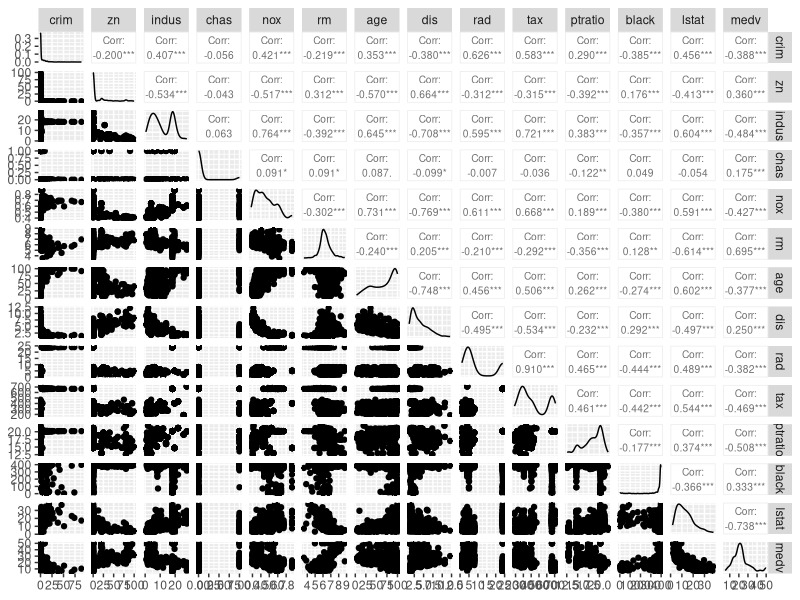
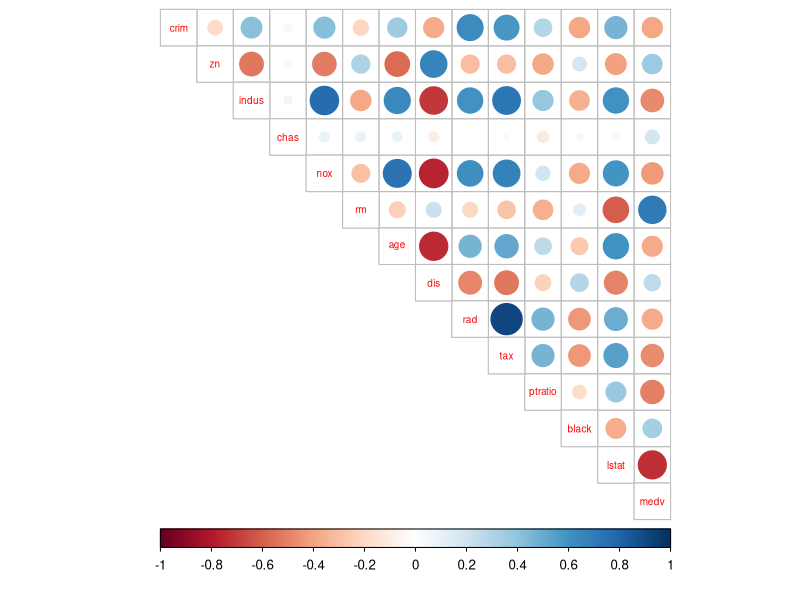
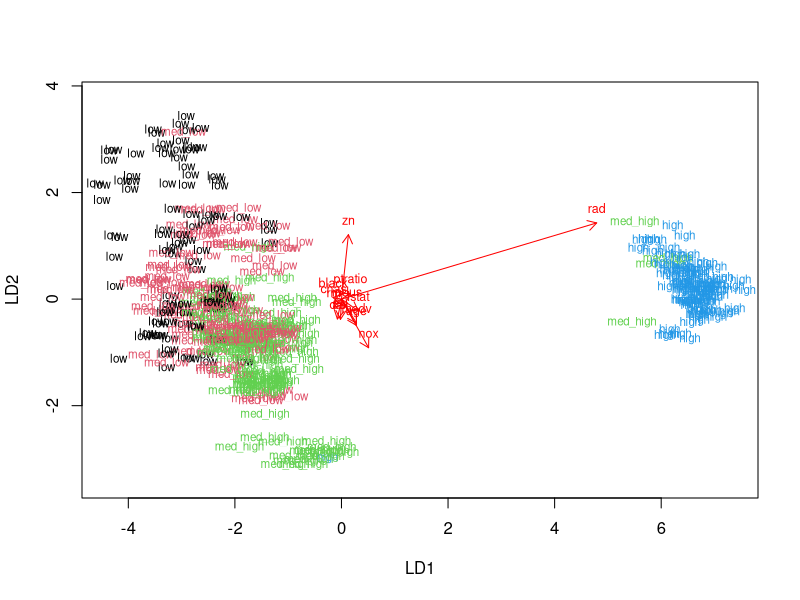
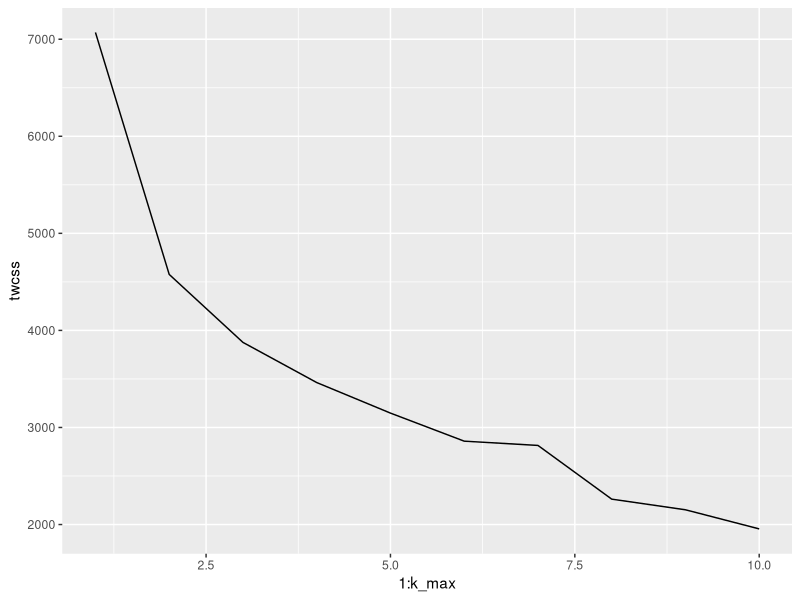
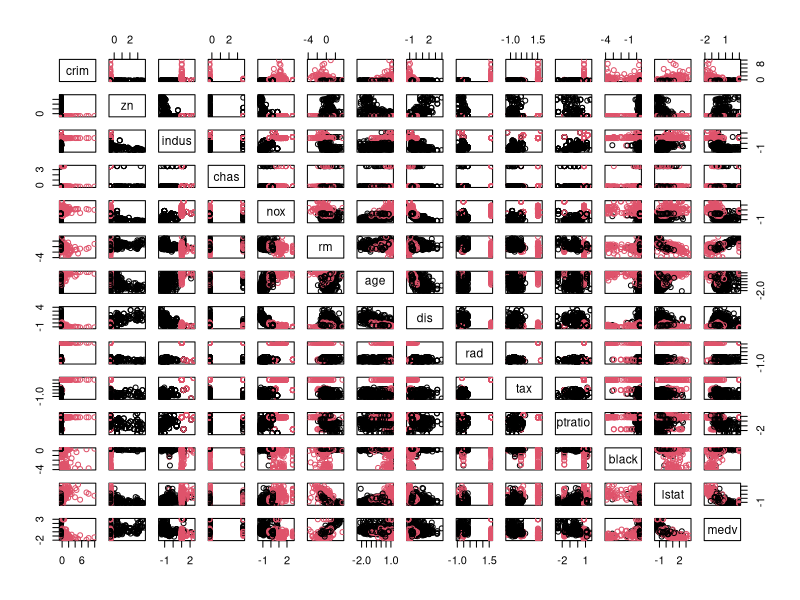
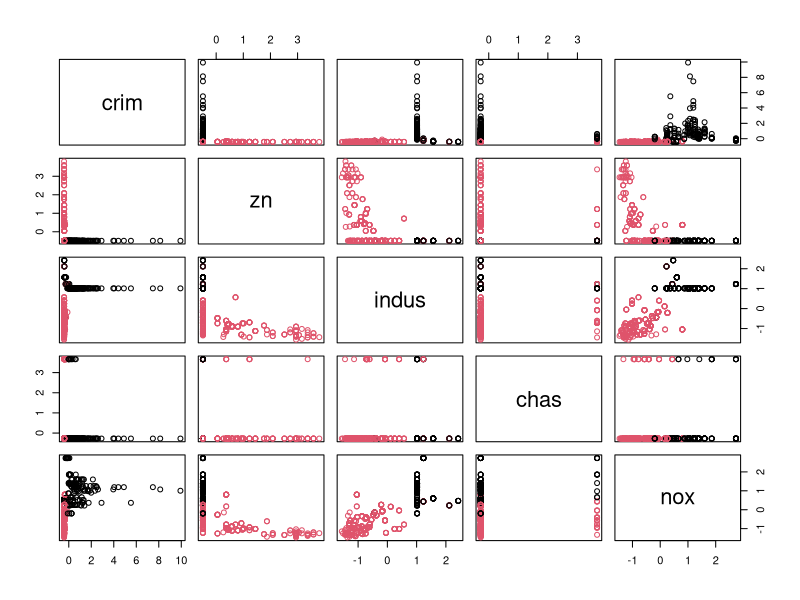
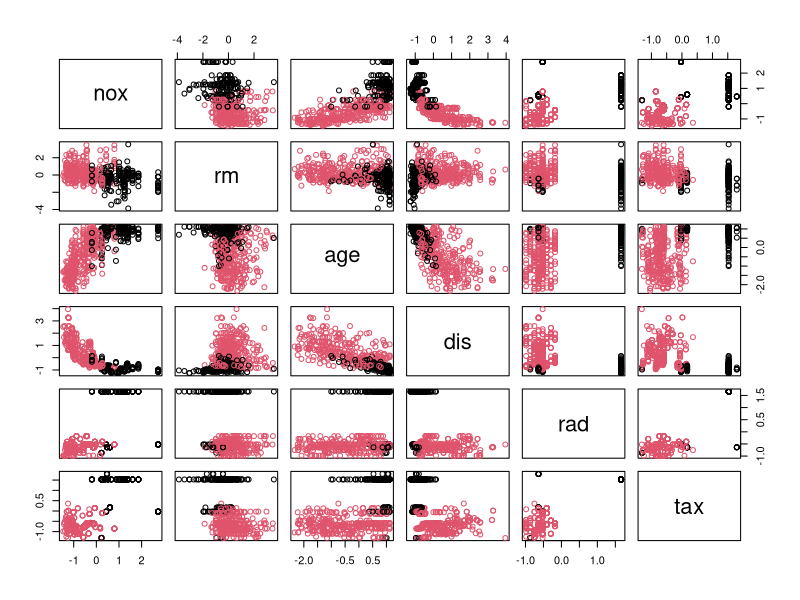
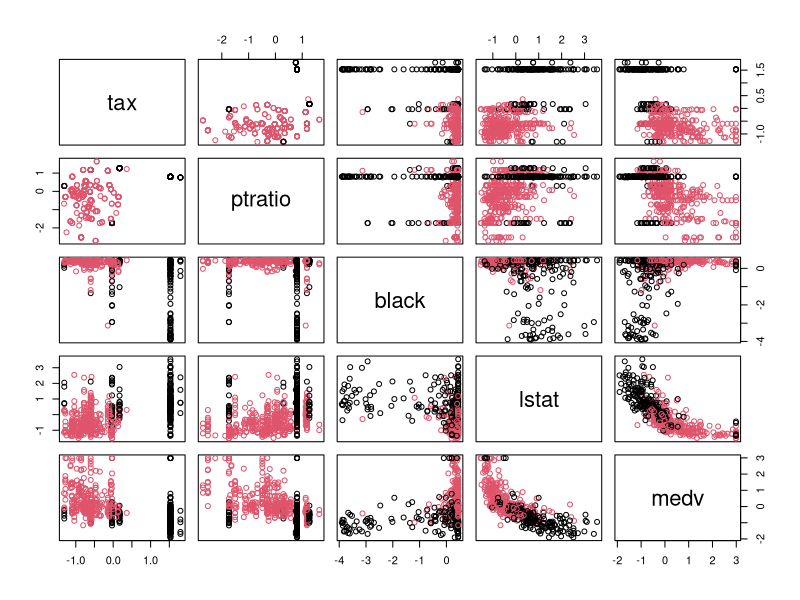

These charts were generated, in order, by the following R code:
## ---- chunk 1
library(MASS)
data("Boston")
str(Boston)
summary(Boston)
## ---- chunk 2
library(corrplot)
library(tidyverse)
library(GGally)
ggpairs(Boston, upper = list(continuous = wrap("cor", size=2.6)))
cor_matrix <- cor(Boston) %>% round(digits = 2)
corrplot(cor_matrix, method="circle", type = "upper", cl.pos = "b", tl.pos = "d", tl.cex = 0.6)
## ---- chunk 3
boston_scaled <- scale(Boston)
boston_scaled <- as.data.frame(boston_scaled)
summary(boston_scaled)
## ---- chunk 4
bins <- quantile(boston_scaled$crim)
crime <- cut(boston_scaled$crim, breaks = bins, include.lowest = TRUE, label = c("low", "med_low", "med_high", "high"))
table(crime)
boston_scaled <- dplyr::select(boston_scaled, -crim)
boston_scaled <- data.frame(boston_scaled, crime)
## ---- chunk 5
n <- nrow(boston_scaled)
ind <- sample(n,  size = n * 0.8)
train <- boston_scaled[ind,]
test <- boston_scaled[-ind,]
correct_classes <- test$crime
test <- dplyr::select(test, -crime)
str(train)
str(test)
## ---- chunk 6
lda.fit <- lda(crime ~ ., data = train)
lda.fit
lda.arrows <- function(x, myscale = 1, arrow_heads = 0.1, color = "red", tex = 0.75, choices = c(1,2)){
  heads <- coef(x)
  arrows(x0 = 0, y0 = 0, 
         x1 = myscale * heads[,choices[1]], 
         y1 = myscale * heads[,choices[2]], col=color, length = arrow_heads)
  text(myscale * heads[,choices], labels = row.names(heads), 
       cex = tex, col=color, pos=3)
}
classes <- as.numeric(train$crime)
plot(lda.fit, dimen = 2, col = classes, pch = classes)
lda.arrows(lda.fit, myscale = 1.4)
## ---- chunk 7
lda.pred <- predict(lda.fit, newdata = test)
table(correct = correct_classes, predicted = lda.pred$class)
## ---- chunk 8
library(MASS)
data('Boston')
boston_scaled1 <- scale(Boston)
boston_scaled1 <- as.data.frame(boston_scaled1)
dist_eu <- dist(boston_scaled1)
dist_man <- dist(boston_scaled1, method = "manhattan")
summary(dist_eu)
summary(dist_man)
set.seed(123)
k_max <- 10
twcss <- sapply(1:k_max, function(k){kmeans(boston_scaled1, k)$tot.withinss})
qplot(x = 1:k_max, y = twcss, geom = 'line')
km <-kmeans(boston_scaled1, centers = 2)
pairs(boston_scaled1, col = km$cluster)
## ---- chunk 9
library(MASS)
km <-kmeans(boston_scaled1, centers = 2)
pairs(boston_scaled1[1:5], col = km$cluster)
pairs(boston_scaled1[5:10], col = km$cluster)
pairs(boston_scaled1[10:14], col = km$cluster)
## ---- chunk 10
library(MASS)
library(ggplot2)
data('Boston')
boston_scaled2 <- scale(Boston)
boston_scaled2 <- as.data.frame(boston_scaled2)
crime <- cut(boston_scaled2$crim, breaks = bins, include.lowest = TRUE, label = c("low", "med_low", "med_high", "high"))
km <-kmeans(boston_scaled2, centers = 3)
lda.fit <- lda(crime ~ ., data = boston_scaled2)
lda.fit
lda.arrows <- function(x, myscale = 1, arrow_heads = 0.1, color = "red", tex = 0.75, choices = c(1,2)){
  heads <- coef(x)
  arrows(x0 = 0, y0 = 0, 
         x1 = myscale * heads[,choices[1]], 
         y1 = myscale * heads[,choices[2]], col=color, length = arrow_heads)
  text(myscale * heads[,choices], labels = row.names(heads), 
       cex = tex, col=color, pos=3)
}
classes <- as.numeric(boston_scaled2$crime)
